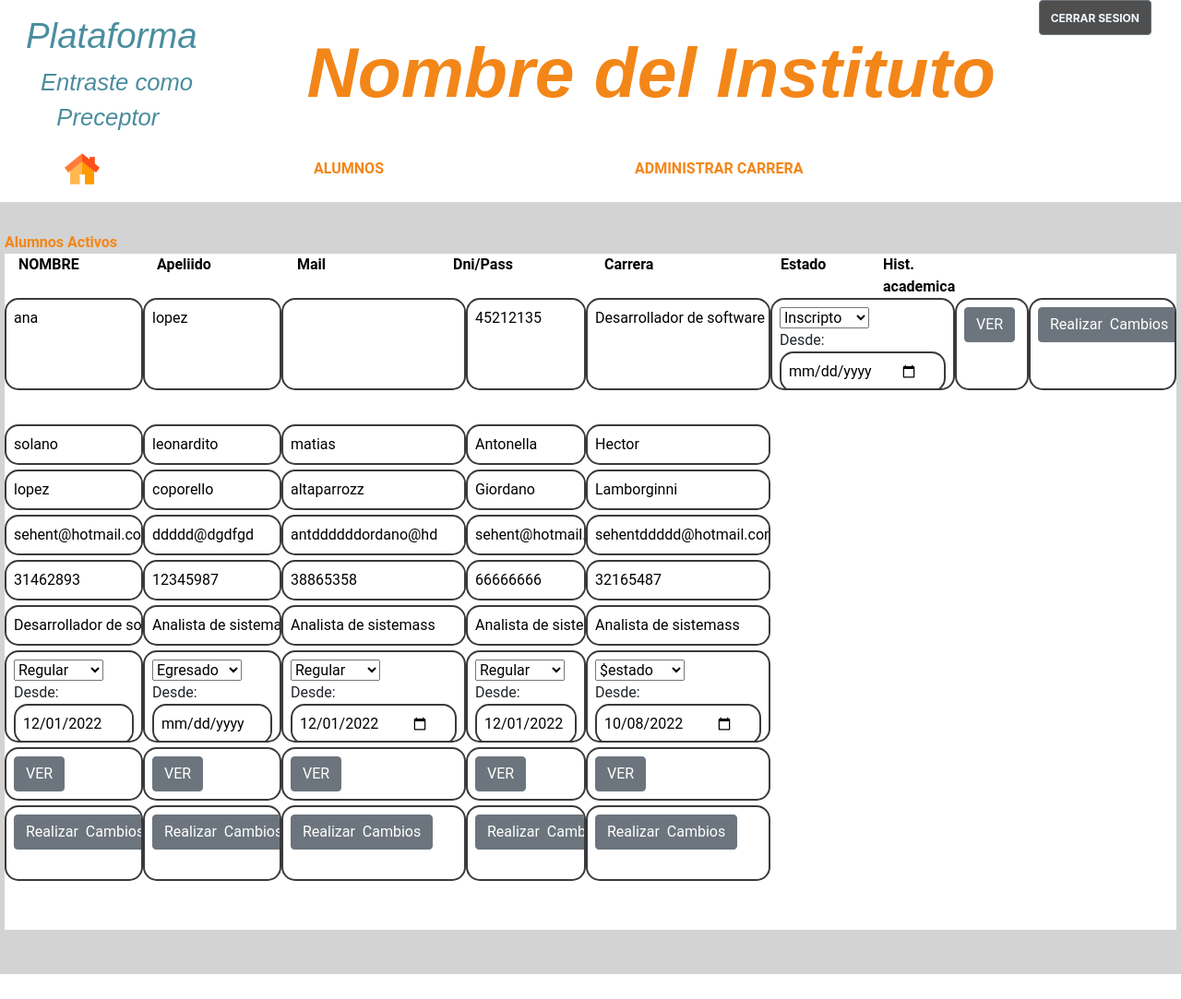
The app's page /Vista/Preceptor_administraralumnos.php (signed in) with its own data.
### tables this page shows
CREATE TABLE `alumno` (
  `id` int(11) NOT NULL,
  `nombre` varchar(255) NOT NULL,
  `apellido` varchar(255) NOT NULL,
  `fnacimiento` date NOT NULL,
  `genero` varchar(255) NOT NULL,
  `dni` varchar(255) NOT NULL,
  `email` varchar(255) NOT NULL,
  `cod_area` varchar(255) NOT NULL,
  `telefono` varchar(255) NOT NULL,
  `contacto_mail` varchar(255) NOT NULL,
  `cod_area_cont` varchar(255) NOT NULL,
  `telefonocont` varchar(255) NOT NULL,
  `direccion` varchar(255) NOT NULL,
  `provincia` varchar(255) NOT NULL,
  `localidad` varchar(255) NOT NULL,
  `titulos` varchar(255) NOT NULL,
  `fe_alta` date NOT NULL,
  `estado` varchar(255) NOT NULL,
  `FechaCambio` date DEFAULT NULL,
  `observaciones` varchar(255) DEFAULT NULL,
  `pasaporte` varchar(255) DEFAULT NULL,
  `fk_carrera_id` int(11) NOT NULL,
  `pass` varchar(80) DEFAULT NULL,
  `rol` varchar(255) NOT NULL
);

### Vista/Preceptor_administraralumnos.php (the view, shortened to what this page needs)
<!DOCTYPE html>
<html lang="en">
<head>
  <link href="https://cdn.jsdelivr.net/npm/bootstrap@5.1.3/dist/css/bootstrap.min.css" rel="stylesheet"
>
    <link rel="stylesheet" href="../css/administradorPreceptor.css">
    <link rel="stylesheet" href="../css/UpDate_Alumno.css">
</head>
<body>
 <header>
        <div id="cerrarS">
            <button id="btnCerrarS" type="button" class="btn btn-secondary"> <a href="../Controlador/Cerrar_session.php">CERRAR SESION</a></button>
        </div>
        <div class="container-fluid">
            <div class="row d-flex flex-row">
                <div class="col-12 col-md-2 inferior">
                    <div id="plataforma" class="d-flex flex-column ">
                        <h2>Plataforma</h2>
                        <p >Entraste como</p>
                        <p id="preceptor">Preceptor</p>
                    </div>
                </div>
                <div class="col superior d-flex justify-content-center align-content-center  ">
                    <div id="titulo">
                        <h1>Nombre del Instituto</h1>
                    </div>
                </div>
            </div>
        </div>
        <div>
            <div class="container-fluid">
                <div class="row">
                    <div class="col">
                        <nav class="navbar navbar-expand-lg navbar-light bg-white">
                            <div class="container-fluid ">
                                <div class="imgHome">
                                    <a  aria-current="page" href="Preceptor_admin.php"><img src="../img/home3.png" alt="Inicio"width="40" height="40" ></a>
                                </div>
                                <div class="collapse navbar-collapse" id="navbarSupportedContent">
                                    <ul class="navbar-nav me-auto mb-2 mb-lg-0">
                                        <li class="nav-item menuli">
                                        <a href="Preceptor_administraralumnos.php">ALUMNOS</a>
                                        </li>
                                        <li class="nav-item menuli">
                                        <a href="Preceptor_administrarCarrera.php">ADMINISTRAR CARRERA</a>
                                        </li>
                                    </ul>
                                </div>
                            </div>
                        </nav>
                    </div>
                </div>
            </div>
        </div>
    </header>
  <main>
    <section>
      <div class="row d-flex justify-content-center align-items-center">
        <form id="bodyprincipal" action="Preceptor_administraralumnos.php" method="post">
          <div class="titulos">
            <p>Alumnos Activos</p>
          </div>
          <div class="titulosChicos">
            <div><p>NOMBRE</p></div>
            <div><p>Apeliido</p></div>
            <div><p>Mail</p></div>
            <div><p>Dni/Pass</p></div>
            <div><p>Carrera</p></div>
            <div><p>Estado</p></div>
            <div><p>Hist. academica</p></div>
          </div>
          <div class="espacioBlanco">
            <?php
              include("../Modelo/Conexion.php");
              $consultaAl = "SELECT a.nombre, a.apellido, a.email, a.dni, a.estado, a.FechaCambio, a.id, a.pasaporte,  C.nombre as CNombre FROM alumno As a
              join carrera C on (a.fk_carrera_id = C.id)";
              $resultado = mysqli_query($conexion,$consultaAl);
              while($consulta = mysqli_fetch_array($resultado)){
                $nombre =  $consulta["nombre"];
                $Apellido =  $consulta["apellido"];
                $Mail =  $consulta["email"];
                $estado =  $consulta["estado"];
                $tiempo = $consulta["FechaCambio"];
                $id = $consulta["id"];
                $dniToF = "true";
                if ($consulta["dni"] == "") {
                  $Dni_pass = $consulta["pasaporte"];
                  $dniToF = "false" ;
                }else {$Dni_pass = $consulta["dni"];}
                $Carrera =  $consulta["CNombre"];
                  echo
                "<form action=". "'" . "Preceptor_administraralumnos.php". "'" . "method=". "'" . "post" . "'" . ">
                  <div class=". "'". "info". "'" ." id= " . "'" ."nover"."'"." >
                  <input id=" . "'" . "inputt" . "'" . "type=". "'" . "text". "'" .  "maxlength=". "'"."100". "'" . "pattern=". "'". "{1,100}" . "'". "value=". "'". $dniToF. "'" ."name=". "'"."dniOPas". "'". ">
                  </div>
                  <div class=". "'". "info". "'" ." id= " . "'" ."nover"."'"." >
                  <input id=" . "'" . "inputt" . "'" . "type=". "'" . "text". "'" .  "maxlength=". "'"."100". "'" . "pattern=". "'". "{1,100}" . "'". "value=". "'". $id . "'" ."name=". "'"."id". "'". ">
                  </div>
                  <div class=". "'". "info". "'" . ">
                  <input id=" . "'" . "inputt" . "'" . "type=". "'" . "text". "'" .  "maxlength=". "'"."100". "'" . "pattern=". "'". "[a-zA-Z\s]{1,100}" . "'". "value=". "'". $nombre . "'" ." name=". "'"."nombre". "'". ">
                  </div>
                  <div class=". "'". "info". "'" . "> <input id=" . "'" . "inputt" . "'" . "type=". "'" . "text". "'" .  "maxlength=". "'"."100". "'" . "pattern=". "'". "[a-zA-Z\s]{1,100}" . "'". "value=". "'". $Apellido . "'" ." name=". "'"."apellido". "'". "></div>
                  <div class=". "'". "info". "'" . "> <input id=" . "'" . "inputt" . "'" . "type=". "'" . "text". "'" .  "maxlength=". "'"."100". "'" ."value=". "'". $Mail . "'" ." name=". "'"."email". "'". "></div>
                  <div class=". "'". "info". "'" . "> <input id=" . "'" . "inputt" . "'" . "type=". "'" . "text". "'" .  "maxlength=". "'"."100". "'" .  "value=". "'". $Dni_pass . "'" ."name=". "'"."dniPass". "'". "></div>
                  <div class=". "'". "info". "'" . "> <input id=" . "'" . "inputt" . "'" . "type=". "'" . "text". "'" .  "maxlength=". "'"."100". "'" . "value=". "'". $Carrera . "'" ."name=". "'"."carrera". "'". "></div>
                  <div class=". "'". "info". "'" . ">
                    <select id=". "'" . "inputt". "'" . " Name=". "'" . "estado". "'" . ">
                      <option value=". "'" . "Egresado". "'" . ">Egresado</option>
                      <option value=". "'" . "Regular". "'" . " selected>Regular</option>
                      <option value=". "'" . "Inscripto". "'" . "selected>Inscripto</option>
                      <option value=". "'" . "Noregular". "'" . "selected>No regular</option>
                      <option value=". "'" . "$estado". "'" . "selected>$estado</option>
                    </select>
                    <p>Desde:</p>
                    <div class=". "'". "info". "'" . ">
                    <input id=" . "'" . "inputt" . "'" . "type=". "'" . "date". "'" . "min=" . "'". "1930-01-01" . "'" . "maxlength=". "'"."100". "'" . "value=". "'". $tiempo . "'" ." name=". "'"."FechaCambio". "'". ">
                    </div>
                  </div>
                  <div class=". "'". "info". "'". ">
                    <a href=". "'". "https://drive.google.com/file/d/1Mb-TiHWj4du0EmX9Cf3E3uKoDG0xibxM/view?usp=sharing". "'" . " target=". "'". "_blank". "'". " >
                    <input type =". "'". "button". "'" . "value= ". "'" . "VER" . "'" . "name=". "'". "envio" . "'" . "class=" . "'" . "btn btn-secondary". "'". ">
                    </a>
                  </div>
                  <div class=". "'". "info". "'". ">
                    <input class=" . "'" . "btn btn-secondary" . "'".  "type=". "'" . "submit".  "'" . "name=". "'" . "UpDate". "'" .  "value=". "'" . "Realizar  Cambios" . "' " . "><br><br>
                  </form></div>
                  ";
              }
            ?>
          <br><br>
    </section>
  </main>
</body>
</html>

### css/administradorPreceptor.css (style rules this page uses)
body { font-family: 'Roboto', sans-serif; }
#cerrarS { display: flex; flex-direction: row-reverse; margin-left: -2rem; width: 100%; }
#cerrarS button a { text-decoration: none; font-family: 'Inter', sans-serif; color: #FFFFFF; font-size: 12px; }
#cerrarS button { background-color: #4F4F4F; font-weight: bold; }
#titulo { display: flex; width: 100%; }
#titulo h1 { font-size: 98px; font-weight: bold; margin-left: 3.5rem; font-family: 'Roboto', sans-serif; font-style: italic; color: #f38618; width: 81%; }
#plataforma { padding-top: 0.5rem; padding-left: 3rem; }
#plataforma h2 { font-size: 30px; font-style: italic; font-family: 'Roboto', sans-serif; color: #4A8D9E; display: flex; }
#plataforma p { font-size: 20px; font-style: italic; font-family: 'Roboto', sans-serif; color: #4A8D9E; position: relative; left: 0.5rem; margin-bottom: 0%; }
#preceptor { margin-left: 10%; margin-right: 10%; }
.menuli { position: relative; margin-left: 15rem; padding: 1rem; }
.menuli a { color: #f38618; font-family: 'Roboto', sans-serif; text-decoration: none; font-size: 24px; }
#bodyprincipal { width: 85%; height: 70vh; background-color: #e4e4ec ; margin-left: 2rem; margin-right: 2rem; }
.imgHome { width: 3.5rem; }
.imgHome a img { position: relative; width: 80%; left: 70%; }

### css/UpDate_Alumno.css (style rules this page uses)
* { margin: 0; padding: 0; box-sizing: border-box; }
body { width: 100%; height: 100%; font-size: 16px; }
input { border: none; }
p { margin: 0; }
.espacioBlanco { height: 60px; background-color: #fff; display: grid; grid-template-columns: 150px 150px 200px 130px 200px 200px 80px 160px ; overflow: hidden; width:fit-content; height:fit-content; }
.titulos { color: #f38618; text-decoration: none; font-size: 1rem; font-family: 'Roboto',Arial, Helvetica, sans-serif; font-weight: bold; }
.titulosChicos { background-color:#fff ; color: #030303; text-decoration: none; font-size: 1rem; font-family: 'Roboto',Arial, Helvetica, sans-serif; font-weight: bold; display: grid; grid-template-columns: 150px 150px 170px 160px 200px 110px 120px 120px ; overflow: hidden; min-width: 50rem; height:fit-content; }
.titulosChicos div p { margin-left: 10%; }
.info { max-width: 300px; max-height: 100px; padding:0.5rem; margin-bottom: 5px; border: 2.5px solid rgb(58, 58, 60); border-radius: 15px; overflow: hidden; }
#inputt { max-width: 200px; }
#titulo { display: flex; justify-content: center; }
.menuli { position: relative; padding: 1rem; }
.imgHome { width: 3rem; }
.imgHome a img { position: relative; width: 80%; }
.menuli a { color: #f38618; text-decoration: none; font-size: 1rem; font-family: 'Roboto',Arial, Helvetica, sans-serif; font-weight: bold; }
#bodyprincipal { width:fit-content; height: 100%; background-color: rgba(0, 0, 0, 0.171); }
#titulo { width: 100%; }
#titulo h1 { font-size: 6vw; margin-top: 2.5vw; font-weight: bold; margin-left: 1rem; font-family: Arial, Helvetica, sans-serif; font-style: italic; }
#plataforma { padding-top: 1rem; padding-left: 1rem; }
#plataforma h2 { font-size: 3vw; font-style: italic; font-family: Arial, Helvetica, sans-serif; color: #4A8D9E; }
#plataforma p { font-size: 2vw; font-style: italic; font-family: Arial, Helvetica, sans-serif; color: #4A8D9E; position: relative; left: 1rem; }
.superior { display: flex; }
form { padding-top: 2rem; padding-bottom: 3rem; }
#cerrarS { position: absolute; display: flex; flex-direction: row-reverse; margin-left: -2rem; width: 100%; }
#cerrarS button a { text-decoration: none; color: aliceblue; }

### records on screen
alumno: estado "Inscripto"
alumno: estado "Regular"
alumno: estado "Egresado"
alumno: estado "Regular"
alumno: estado "Regular"
alumno: estado "$estado"
